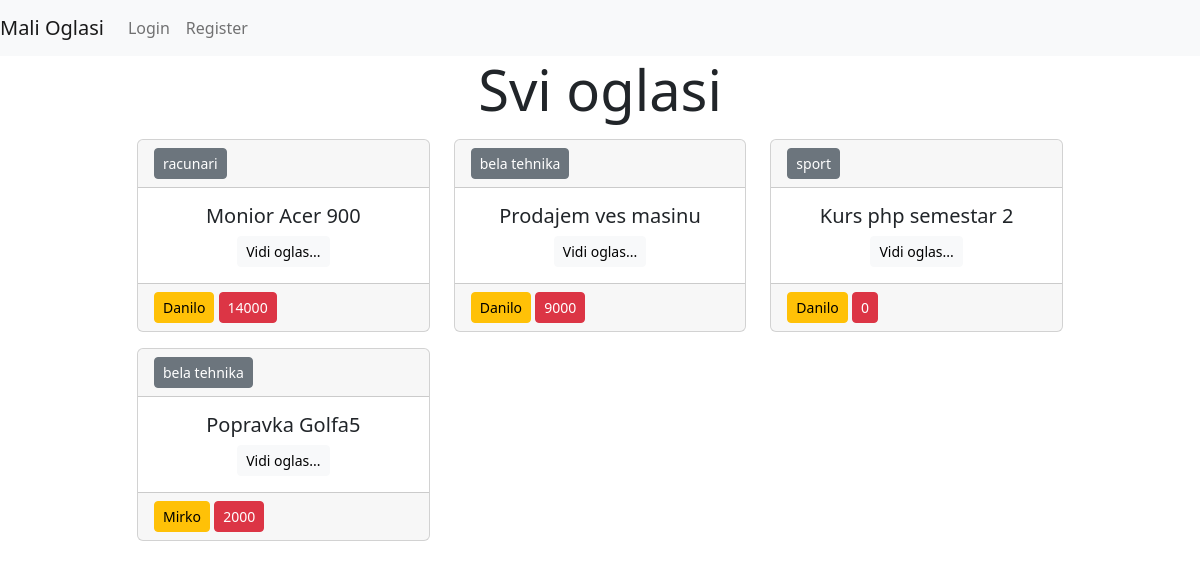
/oglasi.view.php, run on the app's committed database.
### tables this page shows
CREATE TABLE IF NOT EXISTS `oglas` (
  `id` int(11) NOT NULL AUTO_INCREMENT,
  `title` varchar(50) NOT NULL,
  `text` varchar(50) NOT NULL,
  `category` varchar(50) NOT NULL,
  `price` int(11) NOT NULL,
  `user_id` int(11) NOT NULL,
  PRIMARY KEY (`id`),
  KEY `user_id` (`user_id`)
);

CREATE TABLE IF NOT EXISTS `users` (
  `id` int(11) NOT NULL AUTO_INCREMENT,
  `name` varchar(50) NOT NULL,
  `email` varchar(50) NOT NULL,
  `password` varchar(50) NOT NULL,
  PRIMARY KEY (`id`)
);

### function.php (called while the page is built, shortened)
<?php
function db()
{
    $con = mysqli_connect(HOST, USER, PASSWORD, DATABASE) or die("Error");
    return $con;
}
function getAll(){
    $sql = "SELECT oglas.id, oglas.user_id,oglas.title,oglas.category,oglas.price, oglas.text, users.name FROM oglas INNER JOIN users ON oglas.user_id = users.id";
    $query = mysqli_query(db(), $sql);
    $result = mysqli_fetch_all($query, MYSQLI_ASSOC);
    return $result;
}
?>

### oglasi.view.php (the view)
<?php require_once "partials/head.php" ?>
<?php require_once "partials/navbar.php" ?>
<?php $oglasi = getAll();
?>
    <div class="container">
        <div class="row">
            <div class="col-10 offset-1">
                <h1 class="display-4 text-center">Svi oglasi</h1>
                <div class="row">
                    <?php foreach($oglasi as $oglas): ?>
                        <div class="col-4">
                            <div class="card mb-2 mt-2">
                                <div class="card-header">
                                    <a href="show.category.php?cat=<?php echo $oglas['category']?>" class="btn btn-secondary btn-sm"><?php echo $oglas['category'];?></a>
                                </div>
                                <div class="card-body text-center">
                                    <h5><?php echo $oglas['title']; ?></h5>
                                    <a href="single.oglas.php?id=<?php echo $oglas['id']; ?>" class="btn btn-light btn-sm">Vidi oglas...</a>
                                </div>
                                <div class="card-footer">
                                    <a href="oglasi_from_user.php?name=<?php echo $oglas['name']?>" class="btn btn-warning btn-sm float-left"><?php echo $oglas['name'];?></a>
                                    <a href="" class="btn btn-danger btn-sm float-right"><?php echo $oglas['price'];?></a>
                                </div>
                            </div>
                        </div>
                    <?php endforeach; ?>
                </div>
            </div>
        </div>
    </div>
<?php require_once "partials/footer.php" ?>

### partials/head.php (shortened to what this page needs)
<?php require_once "function.php"; ?>
<!DOCTYPE html>
<html lang="en">
<head>
    <link href="https://cdn.jsdelivr.net/npm/bootstrap@5.2.3/dist/css/bootstrap.min.css" rel="stylesheet">
</head>
<body>

### partials/navbar.php
<nav class="navbar navbar-expand navbar-light bg-light">
    <a href="index.php" class="navbar-brand">Mali Oglasi</a>
    <?php
        if(isset($_SESSION['id'])){
            require_once "partials/navbar-logged.php";
        }else{
            require_once "partials/navbar-login.php";
        }
    ?>
</nav>

### partials/navbar-login.php
<ul class="navbar-nav ml-auto">
    <li class="nav-item"> <a href="login.view.php" class="nav-link">Login</a></li>
    <li class="nav-item"> <a href="register.view.php" class="nav-link">Register</a></li>
</ul>

### partials/footer.php
</body>
</html>

### data on the page
oglas: category "racunari", title "Monior Acer 900", user.name "Danilo", price "14000"
oglas: category "bela tehnika", title "Prodajem ves masinu", user.name "Danilo", price "9000"
oglas: category "sport", title "Kurs php semestar 2", user.name "Danilo", price "0"
oglas: category "bela tehnika", title "Popravka Golfa5", user.name "Mirko", price "2000"
